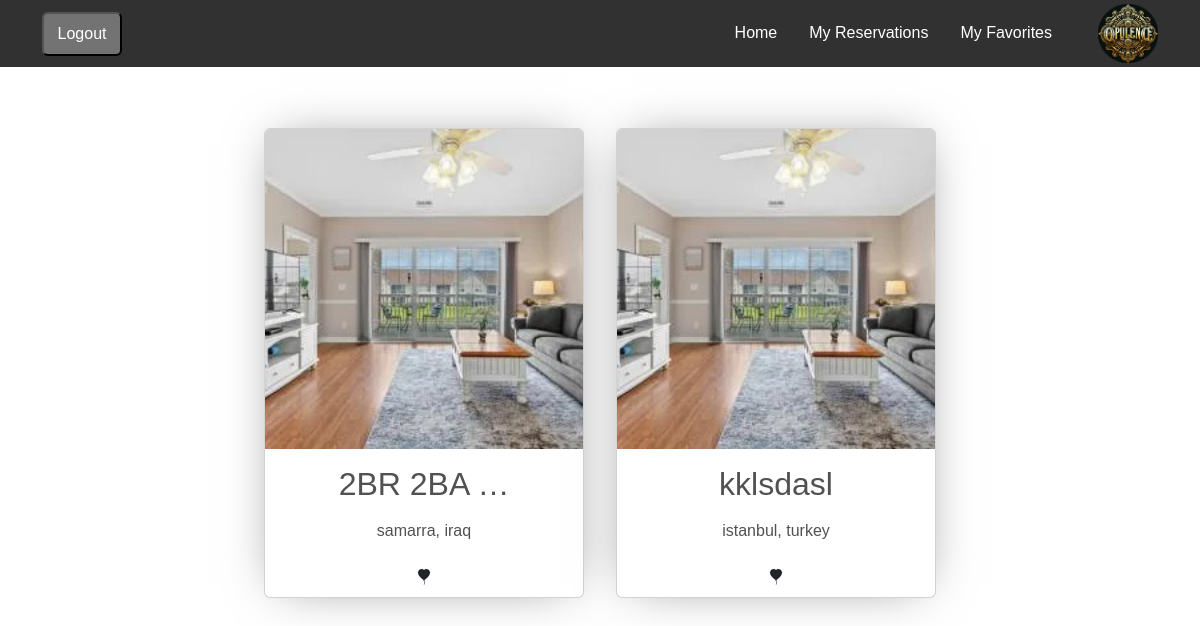
The app's page /favorites/ (signed in), older data.
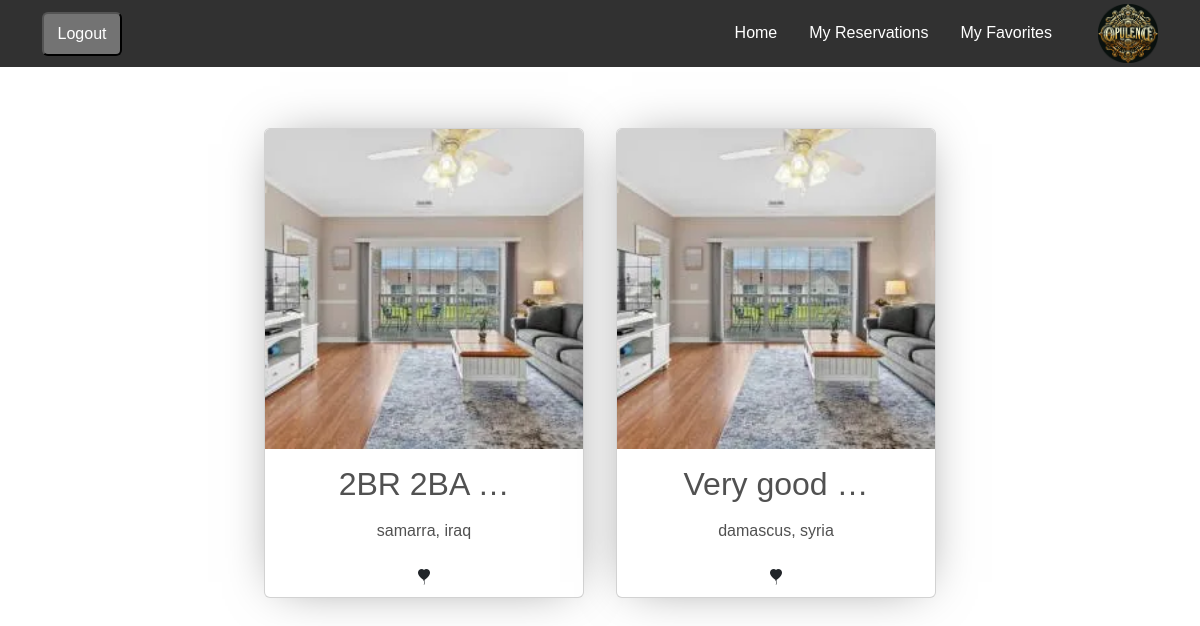
The same page, newer data.
### apartments/models.py (models this page shows, shortened)
class favorite(models.Model):
    user = models.ForeignKey(settings.AUTH_USER_MODEL, null=True, blank=True, on_delete=models.CASCADE)
    apartment = models.ForeignKey(Apartment, on_delete=models.CASCADE)
    class Meta:
        verbose_name = "favorite"
        verbose_name_plural = "favorites"
        unique_together = [['user', 'apartment']]  # Ensure user can add an apartment only once to favorites

class Apartment(models.Model):
    category = models.ForeignKey(Category, on_delete=models.CASCADE)
    country=models.ForeignKey(Country,on_delete=models.SET_NULL,null=True,blank=True)
    city = models.ForeignKey(City, on_delete=models.CASCADE,null=True)
    actual_address=models.CharField(max_length=255,null=True)
    maps_link=models.CharField(max_length=255,null=True)
    apt_name = models.CharField(max_length=255)
    description = models.TextField()
    cover_image=models.ImageField(upload_to='covers/',null=True)
    district = models.CharField(max_length=30,null=True)
    is_active = models.BooleanField(default=True)
    is_booked = models.BooleanField(default=False)
    rooms = models.IntegerField(null=True)
    beds = models.IntegerField(null=True)
    bath_rooms = models.IntegerField(null=True)
    wifi = models.BooleanField(default=False)
    tv = models.BooleanField(default=False)
    price_per_night = models.DecimalField(max_digits=10, decimal_places=2)
    user = models.ForeignKey(settings.AUTH_USER_MODEL, null=True, blank=True, on_delete=models.CASCADE)
    created_at = models.DateTimeField(auto_now_add=True,null=True)
    updated_at = models.DateTimeField(auto_now=True,null=True)

class City(models.Model):
    city_name = models.CharField(max_length=100)
    city_image=models.ImageField(upload_to="cities/",null=True,blank=True)
    postal_code = models.IntegerField()
    country = models.ForeignKey(Country, on_delete=models.CASCADE)
    def __str__(self):
        return self.city_name

class Country(models.Model):
    country_name = models.CharField(max_length=100)
    country_image=models.ImageField(upload_to='countries/', blank=True, null=True)
    def __str__(self):
        return self.country_name

### apartments/views.py (the view)
# urls.py: path('favorites/', views.FavoriteListView.as_view(), name='favorite_list'),
class FavoriteListView(ListView):
    model = favorite
    template_name = "apartment/user_favorites.html"
    def get_context_data(self, **kwargs) :
        context = super().get_context_data(**kwargs)
        context["favorites"] =favorite.objects.filter(user=self.request.user)
        return context

### templates/apartment/user_favorites.html (shortened to what this page needs)
{% extends "main_base.html" %}
{% block content %}
<br><br><br><br>
    <ul class="card-list">
    {% if favorites %}
    {% for favorite in favorites %}
	<li class="card">
		<a class="card-image" rel="noopener" href="{% url 'detail' favorite.apartment.id %}" target="_blank" style="background-image: url({% if favorite.apartment.cover_image %}{{ favorite.apartment.cover_image.url }}{% else %}placeholder.jpg{% endif %});" data-image-full="{% if favorite.apartment.cover_image %}{{ favorite.apartment.cover_image.url }}{% else %}placeholder.jpg{% endif %}">
		</a>
		<a class="card-description" href="{% url 'detail' favorite.apartment.id %}" target="_blank">
			<h2>{{ favorite.apartment.apt_name|truncatewords:2 }}</h2>
			<p>{{ favorite.apartment.city }}, {{ favorite.apartment.country }}</p>
		</a>
                        {% if favorite %}
                        <form method="post" action="{% url 'favorite_delete' favorite.id %}">
                            <button class="btn" type="submit">
                                <i title="Remove from favorite" class="bi bi-balloon-heart-fill"></i>
                              </button>
                        </form>
                        {% endif %}
	</li>
    {% endfor %}
</ul>
{% else %}
<p>No Favorites yet.</p
{% endif %}
{% endblock content %}

### templates/main_base.html (shortened to what this page needs)
<!DOCTYPE html>
<html lang="en">
<head>
  {% load static %}
    <link rel="stylesheet" href="{% static "css/HomePage.css" %} ">
    <link rel="stylesheet" href="https://cdn.jsdelivr.net/npm/daterangepicker/daterangepicker.css">
    <link rel="stylesheet" href="https://cdn.jsdelivr.net/npm/bootstrap-icons@1.11.3/font/bootstrap-icons.min.css">
    <link href="https://cdn.jsdelivr.net/npm/bootstrap@5.3.3/dist/css/bootstrap.min.css" rel="stylesheet">
    <link rel="stylesheet" href="https://cdnjs.cloudflare.com/ajax/libs/font-awesome/6.5.2/css/all.min.css">
    <link href="https://cdnjs.cloudflare.com/ajax/libs/select2/4.0.13/css/select2.min.css" rel="stylesheet" />
</head>
<body>
  {% include "partials/navbar.html" %}
     {% block content %}
    {% endblock content %}
</body>
</html>

### templates/partials/navbar.html (shortened to what this page needs)
{% load static %}
<header>
    <div class="container">
        <div class="loginLinks d-flex">
            {% if not user.is_authenticated %}
            <a href="{% url "users_login" %}" class="text-decoration-none rounded p-2 text-white text-center loginBtn">Log in</a>
            <a href="{% url "users_register" %}" class="text-decoration-none rounded p-2 text-white text-center loginBtn">Sign up</a>
            {% else %}
            <form method="post" action="{% url 'users_logout' %}">
                <button type="submit" class="text-decoration-none rounded p-2 text-white text-center loginBtn">Logout</button>
            </form>
            {% endif %}
        </div>
        <div class="d-flex align-items-center linksAndLogo">
            <nav>
                <ul class="mb-0 list-unstyled">
                    <li><a class="p-3 text-decoration-none rounded navLink" href="{% url "index" %}">Home</a></li>
                    {% if user.is_authenticated %}
                    <li><a class="p-3 text-decoration-none rounded navLink" href="{% url 'list-reserv' %}">My Reservations</a></li>
                    <li><a class="p-3 text-decoration-none rounded navLink" href="{% url "favorite_list" %}">My Favorites</a></li>
                    {% endif %}
                </ul>
            </nav>
            <img src="{% static "/images/logo.png" %}" style="width: 60px;" alt="">
        </div>
    </div>
</header>

### BookingSystem/static/css/homePage.css (style rules this page uses)
* { margin: 0; padding: 0; }
:root { --main-color: #313131; --secondary-color: #737373; --hover-color: #7b6025; --secondary-golden-color: #a97510; }
img { width: 100%; }
.loginLinks { gap: 40px !important; }
.loginBtn { background-color: var(--secondary-color); width: 80px; }
header { position: absolute; background-color: var(--main-color); width: 100%; height: 67px; display: flex !important; align-items: center; }
.container { display: flex; justify-content: space-between; align-items: center; height: 95px; }
.navLink { color: rgb(255, 255, 255); }
.linksAndLogo { gap: 30px !important; }
header nav ul { display: flex; }
header nav ul a { display: block; }

### templates/apartment/user_favorites.html (style rules this page uses)
.card-image { display: block; min-height: 20rem; background: #fff center center no-repeat; background-size: cover; filter: blur(3px); }
.card-image.is-loaded { filter: none; transition: filter 1s; }
html, body { width: 100%; height: 100%; margin: 0; font-size: 16px; font-family: sans-serif; }
.card-list { display: block; margin: 1rem auto; padding: 0; font-size: 0; text-align: center; list-style: none; }
.card { display: inline-block; width: 90%; max-width: 20rem; margin: 1rem; font-size: 1rem; text-decoration: none; overflow: hidden; box-shadow: 0 0 3rem -1rem rgba(0,0,0,0.5); transition: transform 0.1s ease-in-out, box-shadow 0.1s; }
.card-description { display: block; padding: 1em 0.5em; color: #515151; text-decoration: none; }
.card-description > h2 { margin: 0 0 0.5em; }
.card-description > p { margin: 0; }

Row changes from the older to the newer data that the page shows:
removed favorite: apartment.cover_image (picture), apartment.apt_name "kklsdasl", apartment.city "istanbul", apartment.country "turkey"
added favorite: apartment.cover_image (picture), apartment.apt_name "Very good …", apartment.city "damascus", apartment.country "syria"
